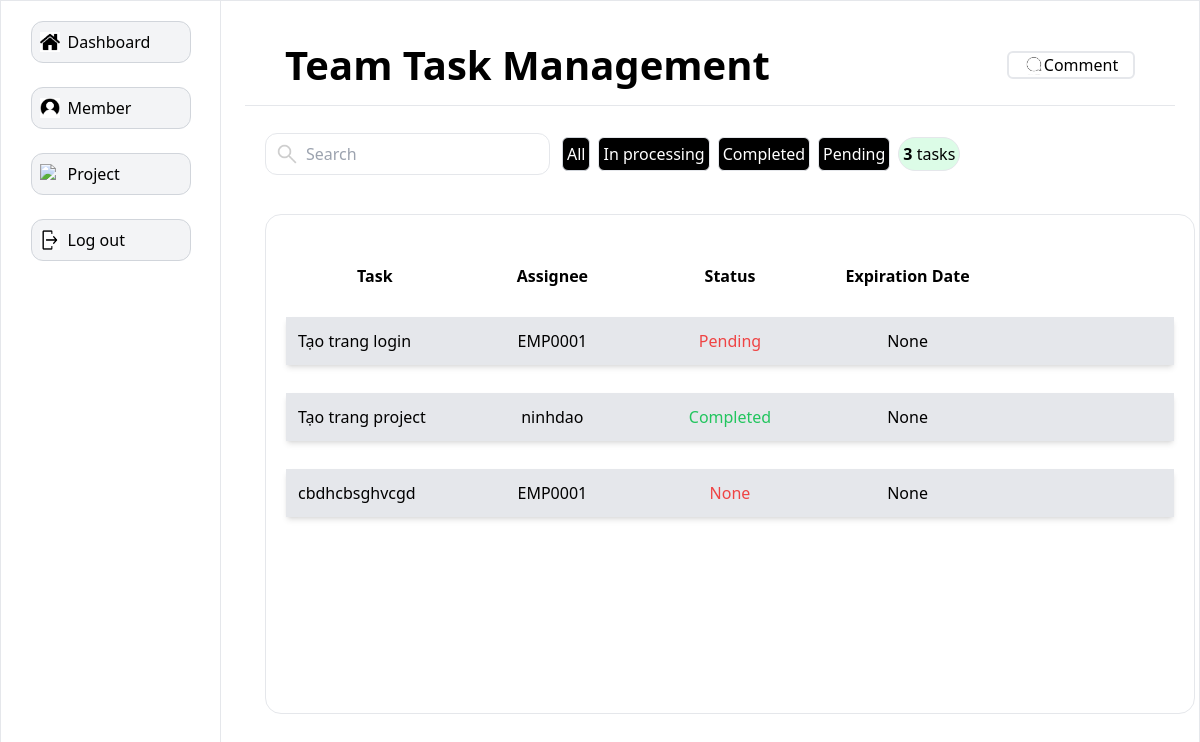
/task/1, run on the app's committed database.
### main/models.py (models this page shows, shortened)
class Project(models.Model):
    status_dict = [
        ('In processing', 'In processing'),
        ('Completed', 'Completed'),
        ('Upcoming', 'Upcoming')
    ]
    project_id = models.AutoField(primary_key=True)
    project_name = models.CharField(max_length=100, blank=True, null=True)
    description = models.TextField(blank=True, null=True)
    start_date = models.DateField(blank=True, null=True)
    end_date = models.DateField(blank=True, null=True)
    created_by = models.ForeignKey(
        Users,
        on_delete=models.PROTECT,
        related_name='projects'
    )
    status_project = models.CharField(max_length=50, blank=True, null=True, choices=status_dict)

class Task(models.Model):
    status_choices = [
        ('In processing','In processing'),
        ('Completed', 'Completed'),
        ('Pending', 'Pending')
    ]
    task_id = models.AutoField(primary_key=True)
    task_name = models.CharField(max_length=100, blank=True, null=True)
    description = models.TextField(blank=True, null=True)
    status = models.CharField(max_length=50, blank=True, null=True, choices=status_choices)
    deadline = models.DateField(blank=True, null=True)
    project_id = models.ForeignKey(
        Project,
        on_delete=models.CASCADE,
        related_name='tasks'
    )
    assign_to = models.ForeignKey(
        Users,
        on_delete=models.CASCADE,
        related_name='task_users',
        blank=True,
        null=True
    )

class Users(AbstractUser):
    gender_dict = {
        'Male': 'Male',
        'Female': 'Female'
    }
    role_dict = {
        'Manager': 'Manager',
        'Staff': 'Staff'
    }
    full_name = models.CharField(max_length=100, blank=True, null=True)
    role = models.CharField(max_length=20, blank=True, null=True, choices=role_dict)
    gender = models.CharField(max_length=50, blank=True, null=True, choices=gender_dict)
    date_of_birth = models.DateField(blank=True, null=True)
    def __str__(self):
        return self.username

### main/views.py (the view)
# urls.py: path('task/<str:pk>', views.task, name='task'),
def task(request, pk):
    q = request.GET.get('q') if request.GET.get('q') != None else ""
    tasks = Task.objects.filter(
        (Q(status__icontains=q) |
        Q(task_name__icontains=q) | Q(assign_to__username__icontains=q))&
        Q(project_id = pk)
    )
    status_count = tasks.count()
    project = Project.objects.get(project_id = pk)
    statuses = [s[0] for s in Task.status_choices]
    context = {'tasks': tasks, 'project': project, 'statuses': statuses, 'status_count': status_count}
    return render(request, 'main/task.html', context=context)

### main/templates/main/task.html (shortened to what this page needs)
{% extends 'side_bar_member.html' %}
{% load static %}
{% block content %}
<div
  class="bg-white items-center flex p-10 justify-between border-b border-gray-200 h-[80px]"
>
  <div><h1 class="text-[40px] font-bold">{{ project.project_name }}</h1></div>
  <div class="flex flex-row gap-1">
    <div class="flex flex-row border-2 border-gray-200 items-center w-32 justify-center rounded-md transition delay-150 duration-300 ease-in-out hover:bg-black-700 hover:scale-105">
      <div><img src="{% static 'icons/comment.jpg' %}" alt="comment icon" class="w-5"></div>
      <div><a href="{% url 'comment' project.project_id %}"><span>Comment</span></a></div>
    </div>
  </div>
</div>
<div class="col-span-4 row-span-1 flex flex-row items-center rounded-xl mt-2 ml-3 mr-4 p-2 w-full h-20">
  <div class="relative">
    <div class="absolute inset-y-0 left-0 flex items-center pl-3 pointer-events-auto">
      <img src="{% static 'icons/search.png' %}" alt="search icon" class="h-5 w-5" />
    </div>
    <form action="{% url 'task' project.project_id %}" method="GET">
      <input
        name="q",
        type="text"
        class="pl-10 pr-3 py-2 border border-gray-200 rounded-xl w-full max-w-[400px]"
        placeholder="Search"
      />
    </form>
  </div>
  <div class="border border-gray-300 ml-3 p-1 rounded-md bg-black text-white mr-2">
     <div><a href="{% url 'task' project.project_id %}">All </a></div>
  </div>
  {% for status in statuses %}
  <div>
    <div class="border border-gray-200 rounded-md p-1 bg-black text-white mr-2" >
        <a href="{% url 'task' project.project_id %}?q={{status}}">{{status}}</a>
    </div>
  </div>
  {% endfor %}
  <div class="border rounded-full p-1 bg-green-100"><h3><span class="font-bold">{{status_count}}</span> tasks</h3></div>
</div>
  <div class="border border-gray-200 p-5 m-5 rounded-2xl w-full h-[calc(100vh-300px)] overflow-y-scroll">
      <table class="table-fixed w-full border-separate border-spacing-x-0 border-spacing-y-7">
          <thead>
              <tr>
                  <th>Task</th>
                  <th>Assignee</th>
                  <th>Status</th>
                  <th>Expiration Date</th>
              </tr>
          </thead>
          <tbody>
            {% for task in tasks %}
                <tr class="border border-gray-100 bg-gray-200 shadow-md transition delay-150 duration-300 ease-in-out hover:bg-gray-300 hover:scale-100 [&>td]:p-3">
                    <td><a href="{% url 'task_information' task.task_id %}">{{task.task_name}}</a></td>
                    <td class="text-center">{{ task.assign_to }}</td>
                    {% if task.status == 'Completed' %}
                    <td class="text-center text-green-500">{{ task.status }}</td>
                    {% elif task.status == 'In processing' %}
                    <td class="text-center text-blue-500">{{ task.status }}</td>
                    {% else %}
                    <td class="text-center text-red-500">{{ task.status }}</td>
                     {% endif %}
                    <td class="text-center">{{ task.deadline }}</td>
                    <td>
                    </td>
                </tr>
            {% endfor %}
          </tbody>
      </table>
  </div>
{% endblock %}

### data on the page
Project: project_name "Team Task Management"
Task: task_name "Tạo trang login", assign_to "EMP0001", status "Pending", deadline "None"
Task: task_name "Tạo trang project", assign_to "ninhdao", status "Completed", deadline "None"
Task: task_name "cbdhcbsghvcgd", assign_to "EMP0001", status "None", deadline "None"

### other printed values
{{ status }} "In processing" "Completed" "Pending"
{{ status_count }} "3"
